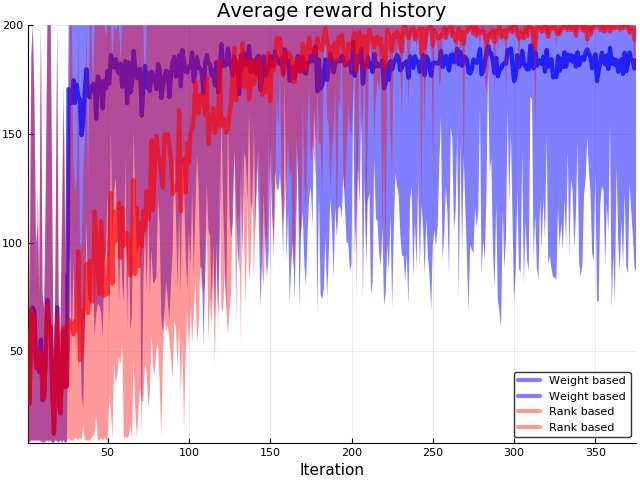

Julia code for this plot:

# Pkg.clone("https://github.com/tbreloff/MetaPkg.jl")
# using MetaPkg
# meta_add("MetaRL")
# Pkg.add("Plots")
# Pkg.add("BasisFunctionExpansions")
# Pkg.add("ValueHistories")
@everywhere begin
    using OpenAIGym, ValueHistories, Plots


    default(size=(1200,800)) # Set the default plot size
    function update_plot!(p; max_history = 10)
        num_series = length(p.series_list)
        if num_series > 1
            if num_series > max_history
                deleteat!(p.series_list,1:num_series-max_history)
            end
        end
    end


    env = GymEnv("CartPole-v0")

    function collect_reward(ep)
        r = Vector{Float64}(0)
        for (ss,aa,rr::Float64,ss1) in ep
            push!(r,rr)
        end
        r
    end


    struct Policy <: AbstractPolicy
        θ::Vector{Float64}
    end

    (π::Policy)(s) = π.θ's + 0.5 > 0.5 ? 1 :  0 # policy function

    Reinforce.action(π::Policy, r, s, A) = π(s)

    num_params  = length(env.state)
    num_epochs  = 15
    num_samples = 25
    const π     = Policy(zeros(num_params)) # π is now our policy object


    function fit_new_distribution_weighted(θs, w)
        weights = ProbabilityWeights(exp.(w))
        μ       = mean(θs, weights, 2)
        Σ       = cov(θs, weights, 2, corrected=true)
        Σ       = chol(Symmetric(Σ + 1e-5I))'
        μ, Σ
    end

    function fit_new_distribution_rank(θs, w)
        fraction = 2
        p        = sortperm(w)
        indicies = p[end-end÷fraction:end]
        μ        = mean(θs[:,indicies], 2)
        Σ        = cov(θs[:,indicies], 2)
        Σ        = chol(Symmetric(Σ))'
        μ, Σ
    end


    gr() # Set GR as plot backend, try pyplot() if GR is not working
    function CME(π, num_epochs, num_samples; plotting=true)
        Σ = 0.2eye(num_params) # Initial noise chol(covariance)
        μ = zeros(num_params)  # Initial policy mean
        plotting && (fig = plot(layout=2, show=true))
        reward_history = ValueHistories.History(Float64)
        for i = 1:num_epochs
            θs = Σ*randn(num_params, num_samples) .+ μ # Sample new policies
            weights = zeros(num_samples)
            for n = 1:num_samples # Collect N trajectories for Expectation estimation
                π.θ       .= θs[:,n] # Set policy parameters
                ep         = Episode(env, π)
                s,a,r,s1   = collect_reward(ep)
                weights[n] = ep.total_reward
                push!(reward_history, (i-1)*num_samples+n, ep.total_reward)
            end
            μ, Σ = fit_new_distribution(θs, weights)

            # Printing and plotting
            println("Epoch: $i, reward: $(reward_history.values[end])")
            if plotting
                plot!(reward_history, subplot=1, show=false)
                scatter!(θs, subplot=2, c=:red, title="Policy parameters", show=false, legend=false)
                update_plot!(fig[1], max_history=1)
                update_plot!(fig[2], max_history=num_samples)
                gui(fig)
            end
        end
        plot(reward_history, title="Rewards", xlabel="Episodes", show=true),reward_history
    end
end


N = 50
gr()
run_many(N) = pmap(i->CME(π, num_epochs, num_samples; plotting=false)[2], 1:N)
function plot_progress(rewards, pf=plot; kwargs...)
    mat = hcat([r.values for r in rewards]...)
    m = mean(mat,2)[:]
    mat = sort(mat, 2)
    sn = mat[:,end÷10]
    sp = mat[:,end-end÷10]
    pf(m; fillrange=sn, title="Average reward history", xlabel="Iteration", kwargs...)
    plot!(m; fillrange=sp, kwargs...)
end


@everywhere fit_new_distribution = fit_new_distribution_weighted
@everywhere srand(1);
results_weighted = run_many(N)

@everywhere fit_new_distribution = fit_new_distribution_rank
@everywhere srand(1);
results_rank = run_many(N)

# using JLD
@save "cem.jld"
pyplot(size=(640,480))
plot_progress(results_weighted, plot, c=:blue, lab="Weight based", opacity = 0.5, linewidth=3)
plot_progress(results_rank, plot!, c=:red, lab="Rank based", opacity = 0.4, linewidth=3)
